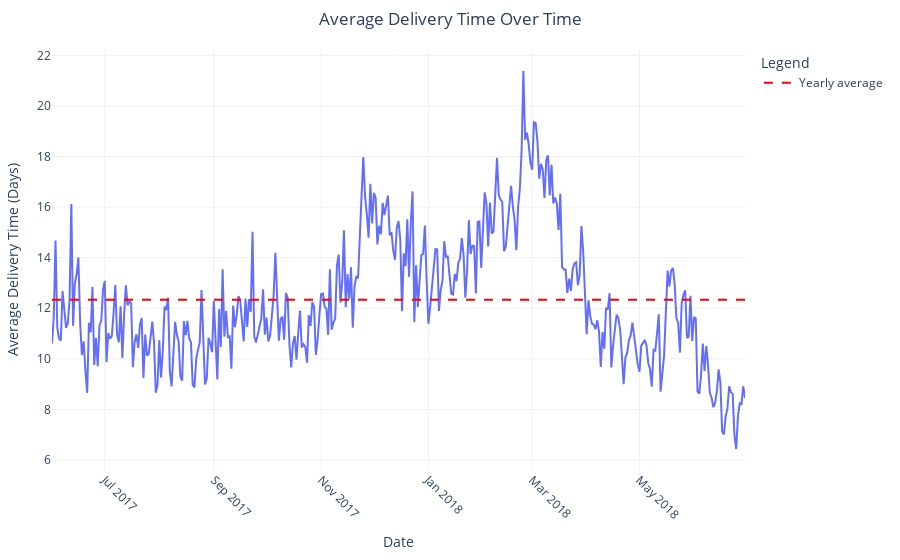

The notebook cell saved with this chart:
### Markdown cell above
### **3. Berapa rata rata waktu pengiriman dari waktu ke waktu ?**

### Code cell
import pandas as pd
import plotly.express as px
import plotly.graph_objects as go

# Contoh data (gunakan data asli Anda)
# df_train = pd.read_csv('path_to_your_dataset.csv')

# Konversi kolom 'day_month_year' menjadi tipe datetime
df_train['day_month_year'] = pd.to_datetime(df_train['day_month_year'])

# Group by day_month_year and aggregate data
df_grouped = df_train.groupby('day_month_year').agg(
    total_orders=('order_id', 'count'),
    avg_delivery_time=('delivery_time', 'mean')  # average delivery days
).reset_index()

# Filter data within the date range
start_date = '2017-06-01'
end_date = '2018-06-30'
filtered_df = df_grouped[(df_grouped['day_month_year'] >= start_date) & (df_grouped['day_month_year'] <= end_date)]

# Calculate yearly average
yearly_avg = filtered_df['avg_delivery_time'].mean()

# Create interactive line plot using Plotly
fig = px.line(
    filtered_df,
    x='day_month_year',
    y='avg_delivery_time',
    title='Average Delivery Time Over Time',
    labels={'day_month_year': 'Date', 'avg_delivery_time': 'Days'},
    template='plotly_white'
)

# Add horizontal line for yearly average
fig.add_trace(
    go.Scatter(
        x=filtered_df['day_month_year'],
        y=[yearly_avg] * len(filtered_df),
        mode='lines',
        line=dict(dash='dash', color='red'),
        name='Yearly average'
    )
)

# Update layout for better x-axis formatting
fig.update_layout(
    title=dict(
        text='Average Delivery Time Over Time',
        x=0.5,  # Center title horizontally
        xanchor='center'  # Anchor title in the center
    ),
    xaxis=dict(title='Date', tickangle=45),
    yaxis=dict(title='Average Delivery Time (Days)'),
    legend=dict(title='Legend'),
    margin=dict(t=50, b=50, l=50, r=50)
)

# Show interactive plot
fig.show()

### Figure 1 — Plotly figure (JSON) as saved in the notebook; plotly's stock layout.template omitted (floating-point values rounded to 4 significant figures; data arrays with more than 128 entries replaced by an {"elided": "..."} marker saying what was removed)
{"data": [{"hovertemplate": "Date=%{x}<br>Days=%{y}<extra></extra>", "legendgroup": "", "line": {"color": "#636efa", "dash": "solid"}, "marker": {"symbol": "circle"}, "mode": "lines", "name": "", "orientation": "v", "showlegend": false, "type": "scatter", "x": {"elided": "395 str values"}, "xaxis": "x", "y": {"elided": "395 float values"}, "yaxis": "y"}, {"line": {"color": "red", "dash": "dash"}, "mode": "lines", "name": "Yearly average", "type": "scatter", "x": {"elided": "395 str values"}, "y": {"elided": "395 float values"}}], "layout": {"legend": {"title": {"text": "Legend"}, "tracegroupgap": 0}, "margin": {"b": 50, "l": 50, "r": 50, "t": 50}, "title": {"text": "Average Delivery Time Over Time", "x": 0.5, "xanchor": "center"}, "xaxis": {"anchor": "y", "domain": [0, 1], "tickangle": 45, "title": {"text": "Date"}}, "yaxis": {"anchor": "x", "domain": [0, 1], "title": {"text": "Average Delivery Time (Days)"}}}}
